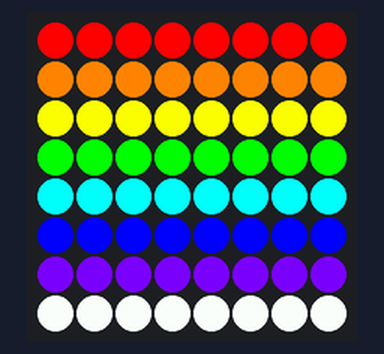
A program run on a simulated Raspberry Pi (BCM pin numbers) with a Sense HAT. Shown: the Sense HAT's 8×8 RGB LED matrix. At 0.0 s the program stops and its outputs stay as they are.

Above: at 0.1 s.

The program:

Rainbow.py
```python
from sense_hat import SenseHat
import time

sense = SenseHat()

w = [255, 255, 255] #White
r = [255, 0, 0]#Rew
o = [255, 128, 0]#Orange
y = [255, 255, 0]#Yellow
g = [0, 255, 0]
lb = [0, 255, 255]
b =  [0, 0, 255]
p = [127, 0, 255]
w = [255, 255, 255]
image = [
r,r,r,r,r,r,r,r,
o,o,o,o,o,o,o,o,
y,y,y,y,y,y,y,y,
g,g,g,g,g,g,g,g,
lb,lb,lb,lb,lb,lb,lb,lb,
b,b,b,b,b,b,b,b,
p,p,p,p,p,p,p,p,
w,w,w,w,w,w,w,w,
]

sense.set_pixels(image)
```
